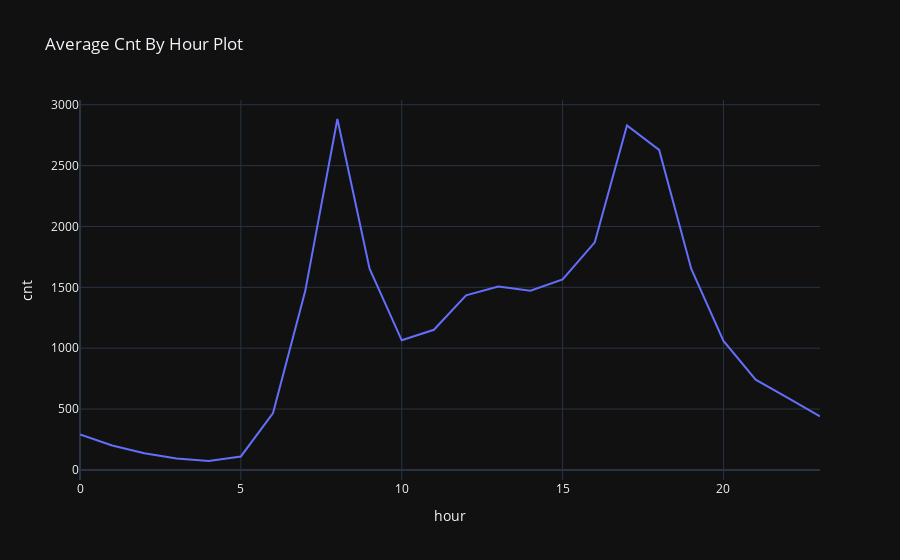

Source (notebook cell):
### Markdown cell above
Using the plotly express library, build a line chart of the average value of the cnt variable by hours (use the cnt_by_hour object).

### Code cell
px.line(avg_hour_cnt.reset_index(),x='hour',y='cnt',title='Average Cnt By Hour Plot',template='plotly_dark')

### Figure 1 — Plotly figure (JSON) as saved in the notebook; plotly's stock layout.template omitted (floating-point values rounded to 4 significant figures)
{"data": [{"hovertemplate": "hour=%{x}<br>cnt=%{y}<extra></extra>", "legendgroup": "", "line": {"color": "#636efa", "dash": "solid"}, "marker": {"symbol": "circle"}, "mode": "lines", "name": "", "orientation": "v", "showlegend": false, "type": "scatter", "x": [0, 1, 2, 3, 4, 5, 6, 7, 8, 9, 10, 11, 12, 13, 14, 15, 16, 17, 18, 19, 20, 21, 22, 23], "xaxis": "x", "y": [290.6, 200.6, 136.3, 94.25, 73.31, 110.7, 466.6, 1469.0, 2883.0, 1653.0, 1065.0, 1151.0, 1434.0, 1506.0, 1472.0, 1565.0, 1870.0, 2830.0, 2629.0, 1652.0, 1060.0, 741.2, 592.4, 439.7], "yaxis": "y"}], "layout": {"legend": {"tracegroupgap": 0}, "title": {"text": "Average Cnt By Hour Plot"}, "xaxis": {"anchor": "y", "domain": [0, 1], "title": {"text": "hour"}}, "yaxis": {"anchor": "x", "domain": [0, 1], "title": {"text": "cnt"}}}}
